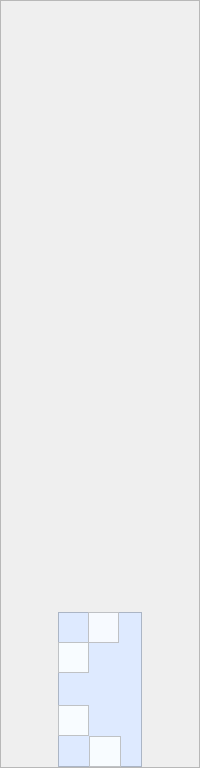
                <widget class="QFrame" name="frame_41">
                 <property name="minimumSize">
                  <size>
                   <width>84</width>
                   <height>768</height>
                  </size>
                 </property>
                 <property name="frameShape">
                  <enum>QFrame::StyledPanel</enum>
                 </property>
                 <property name="frameShadow">
                  <enum>QFrame::Raised</enum>
                 </property>
                 <layout class="QGridLayout" name="gridLayout_2">
                  <property name="leftMargin">
                   <number>0</number>
                  </property>
                  <property name="topMargin">
                   <number>0</number>
                  </property>
                  <property name="rightMargin">
                   <number>0</number>
                  </property>
                  <property name="bottomMargin">
                   <number>0</number>
                  </property>
                  <property name="spacing">
                   <number>0</number>
                  </property>
                  <item row="1" column="0">
                   <widget class="QFrame" name="frame_42">
                    <property name="minimumSize">
                     <size>
                      <width>84</width>
                      <height>155</height>
                     </size>
                    </property>
                    <property name="maximumSize">
                     <size>
                      <width>84</width>
                      <height>155</height>
                     </size>
                    </property>
                    <property name="styleSheet">
                     <string notr="true">background-color: rgb(222, 234, 255);</string>
                    </property>
                    <property name="frameShape">
                     <enum>QFrame::StyledPanel</enum>
                    </property>
                    <property name="frameShadow">
                     <enum>QFrame::Raised</enum>
                    </property>
                    <widget class="QFrame" name="frame_43">
                     <property name="geometry">
                      <rect>
                       <x>0</x>
                       <y>30</y>
                       <width>31</width>
                       <height>31</height>
                      </rect>
                     </property>
                     <property name="minimumSize">
                      <size>
                       <width>31</width>
                       <height>31</height>
                      </size>
                     </property>
                     <property name="styleSheet">
                      <string notr="true">background-color: rgb(248, 252, 255);</string>
                     </property>
                     <property name="frameShape">
                      <enum>QFrame::StyledPanel</enum>
                     </property>
                     <property name="frameShadow">
                      <enum>QFrame::Raised</enum>
                     </property>
                     <widget class="QFrame" name="frame_44">
                      <property name="geometry">
                       <rect>
                        <x>-20</x>
                        <y>30</y>
                        <width>31</width>
                        <height>31</height>
                       </rect>
                      </property>
                      <property name="minimumSize">
                       <size>
                        <width>31</width>
                        <height>31</height>
                       </size>
                      </property>
                      <property name="styleSheet">
                       <string notr="true">background-color: rgb(247, 250, 255);</string>
                      </property>
                      <property name="frameShape">
                       <enum>QFrame::StyledPanel</enum>
                      </property>
                      <property name="frameShadow">
                       <enum>QFrame::Raised</enum>
                      </property>
                     </widget>
                    </widget>
                    <widget class="QFrame" name="frame_45">
                     <property name="geometry">
                      <rect>
                       <x>30</x>
                       <y>0</y>
                       <width>31</width>
                       <height>31</height>
                      </rect>
                     </property>
                     <property name="minimumSize">
                      <size>
                       <width>31</width>
                       <height>31</height>
                      </size>
                     </property>
                     <property name="styleSheet">
                      <string notr="true">background-color: rgb(247, 250, 255);</string>
                     </property>
                     <property name="frameShape">
                      <enum>QFrame::StyledPanel</enum>
                     </property>
                     <property name="frameShadow">
                      <enum>QFrame::Raised</enum>
                     </property>
                    </widget>
                    <widget class="QFrame" name="frame_46">
                     <property name="geometry">
                      <rect>
                       <x>0</x>
                       <y>93</y>
                       <width>31</width>
                       <height>31</height>
                      </rect>
                     </property>
                     <property name="minimumSize">
                      <size>
                       <width>31</width>
                       <height>31</height>
                      </size>
                     </property>
                     <property name="styleSheet">
                      <string notr="true">background-color: rgb(248, 252, 255);</string>
                     </property>
                     <property name="frameShape">
                      <enum>QFrame::StyledPanel</enum>
                     </property>
                     <property name="frameShadow">
                      <enum>QFrame::Raised</enum>
                     </property>
                     <property name="lineWidth">
                      <number>0</number>
                     </property>
                     <widget class="QFrame" name="frame_47">
                      <property name="geometry">
                       <rect>
                        <x>-20</x>
                        <y>30</y>
                        <width>31</width>
                        <height>31</height>
                       </rect>
                      </property>
                      <property name="minimumSize">
                       <size>
                        <width>31</width>
                        <height>31</height>
                       </size>
                      </property>
                      <property name="styleSheet">
                       <string notr="true">background-color: rgb(247, 250, 255);</string>
                      </property>
                      <property name="frameShape">
                       <enum>QFrame::StyledPanel</enum>
                      </property>
                      <property name="frameShadow">
                       <enum>QFrame::Raised</enum>
                      </property>
                     </widget>
                    </widget>
                    <widget class="QFrame" name="frame_48">
                     <property name="geometry">
                      <rect>
                       <x>31</x>
                       <y>124</y>
                       <width>32</width>
                       <height>31</height>
                      </rect>
                     </property>
                     <property name="minimumSize">
                      <size>
                       <width>31</width>
                       <height>31</height>
                      </size>
                     </property>
                     <property name="styleSheet">
                      <string notr="true">background-color: rgb(248, 252, 255);</string>
                     </property>
                     <property name="frameShape">
                      <enum>QFrame::StyledPanel</enum>
                     </property>
                     <property name="frameShadow">
                      <enum>QFrame::Raised</enum>
                     </property>
                     <widget class="QFrame" name="frame_49">
                      <property name="geometry">
                       <rect>
                        <x>-20</x>
                        <y>30</y>
                        <width>31</width>
                        <height>31</height>
                       </rect>
                      </property>
                      <property name="minimumSize">
                       <size>
                        <width>31</width>
                        <height>31</height>
                       </size>
                      </property>
                      <property name="styleSheet">
                       <string notr="true">background-color: rgb(247, 250, 255);</string>
                      </property>
                      <property name="frameShape">
                       <enum>QFrame::StyledPanel</enum>
                      </property>
                      <property name="frameShadow">
                       <enum>QFrame::Raised</enum>
                      </property>
                     </widget>
                    </widget>
                   </widget>
                  </item>
                  <item row="0" column="0">
                   <spacer name="verticalSpacer_13">
                    <property name="orientation">
                     <enum>Qt::Vertical</enum>
                    </property>
                    <property name="sizeHint" stdset="0">
                     <size>
                      <width>20</width>
                      <height>40</height>
                     </size>
                    </property>
                   </spacer>
                  </item>
                 </layout>
                </widget>
